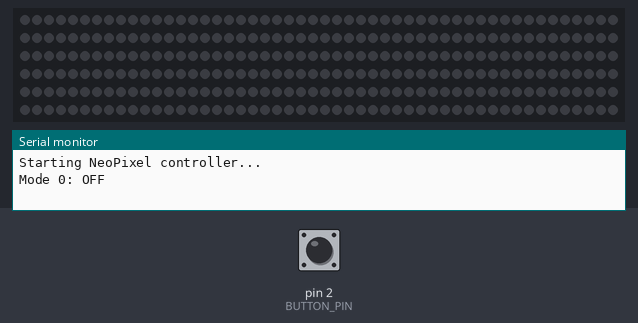
The sketch below on a simulated Arduino Uno, built with avr-gcc and run on an emulated ATmega328P. On the bench: 300 RGB LEDs in strip order, left to right, continuing on the next row, the last lines printed to the serial monitor. The test bench sets the inputs (shaded band); at power-on: pin 2 (BUTTON_PIN) HIGH. Dim RGB values are drawn brighter than linear; random numbers use the default seed unless the sketch sets one.

Above: at 1.2 s.
1.3 s: pin 2 (BUTTON_PIN) pulled LOW for 0.15 s
At 2.5 s:
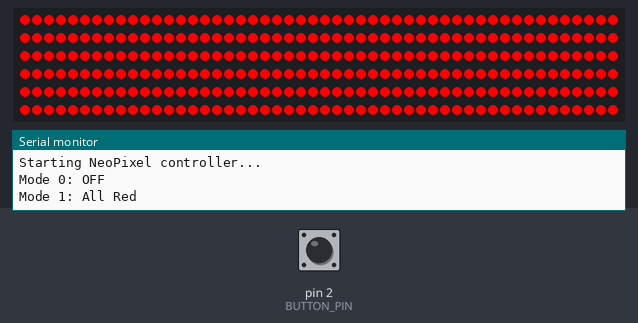
3.0 s: pin 2 (BUTTON_PIN) pulled LOW for 1 s
At 4.7 s:
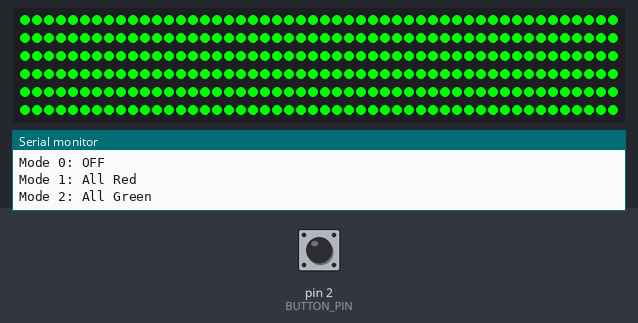
5.5 s: pin 2 (BUTTON_PIN) pulled LOW for 0.15 s
At 6.8 s:
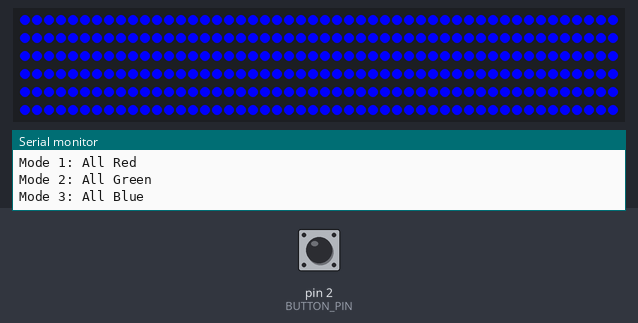
7.2 s: pin 2 (BUTTON_PIN) pulled LOW for 3.2 s
At 7.59 s:
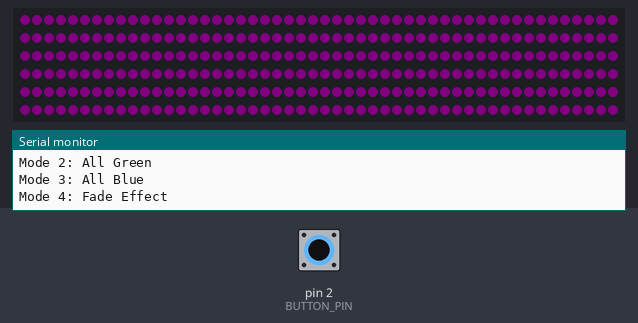
11.0 s: pin 2 (BUTTON_PIN) pulled LOW for 1 s
12.6 s: pin 2 (BUTTON_PIN) pulled LOW for 0.15 s
At 13.08 s:
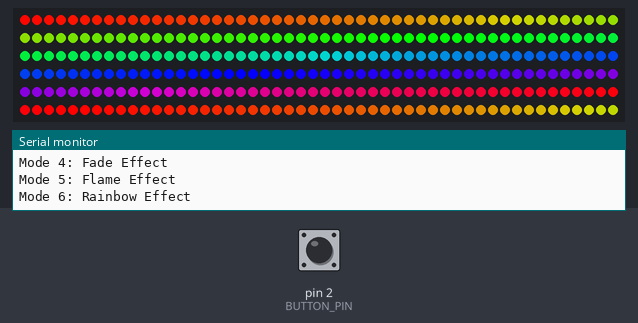
Timing chart, 0 to 14.3 s (numbered marks = the images above; inputs shaded):
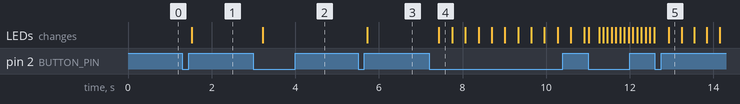

Measured:
- after the input at 1.3 s, the LEDs: change after 0.23 s (image 1)
- after the input at 3.0 s, the LEDs: change after 0.22 s (image 2)
- after the input at 5.5 s, the LEDs: change after 0.22 s (image 3)
- after the input at 7.2 s, the LEDs: change after 0.23 s (image 4)

The sketch:

ButtonActivatedLEDStrip.ino
```cpp
/*
This code will control a NeoPixel-style addressable LED strip by pressing a button to select preconfigured effects. Wire the strip as follow:

RED -> Arduino (or power) 5 Volts
GREEN -> Arduino Pin 6 (configurable below)
WHITE -> Arduino (or power) Ground

If your LED strip is longer than about 1 foot, you will need to power your LEDs using the power adapter. The Arduino is not powerful enough to power multiple LEDs.
NOTE THAT THE LEDs HAVE POLARITY AND MUST HAVE THEIR DATA CONNECTED TO THE MALE CABLE (or Din on the strip itself)

Find a virtual version of this project (and see wiring information) here: https://www.tinkercad.com/things/9MeaKMZq6zi-button-activated-led-strip
*/

#include <Adafruit_NeoPixel.h> // You will need to ensure that the Adafruit NeoPixel library is installed via the Arduino IDE

// ---------------- SETTINGS ----------------
#define PIN 6          // Arduino pin connected to the NeoPixel strip
#define NUMPIXELS 300  // Number of NeoPixels in the strip. Set to 300 for a full length
#define BUTTON_PIN 2   // Pin connected to the button. Wire other side of button to Arduino ground

// Create the NeoPixel strip object.
Adafruit_NeoPixel strip(NUMPIXELS, PIN, NEO_GRB + NEO_KHZ800);

// Variables for mode handling
int mode = 0;            // Current lighting mode (0–10)
const int maxMode = 10;  // Maximum mode number

// ---------------- SETUP ----------------
void setup() {
  pinMode(BUTTON_PIN, INPUT_PULLUP);  // Button uses internal pull-up resistor
  strip.begin();                      // Start the NeoPixel strip
  strip.show();                       // Turn all pixels off at startup
  Serial.begin(9600);                 // Start Serial Monitor for debug messages
  Serial.println("Starting NeoPixel controller...");
  printMode(mode);  // Show initial mode (OFF)
}

// ---------------- MAIN LOOP ----------------
void loop() {
  handleButton();  // Check if button was pressed and update mode
  runMode();       // Run the current mode effect
}

// ---------------- BUTTON HANDLING ----------------
void handleButton() {
  static bool buttonPressed = false;      // Keeps track of button state
  int reading = digitalRead(BUTTON_PIN);  // Read the state of the button on BUTTON_PIN

  // Button is pressed (LOW because of INPUT_PULLUP)
  if (reading == LOW && !buttonPressed) {
    buttonPressed = true;          // Remember the button is pressed
    mode++;                        // Go to the next mode
    if (mode > maxMode) mode = 0;  // Wrap around to 0 if past max
    printMode(mode);               // Print new mode to Serial Monitor
    delay(200);                    // Simple debounce: wait before next press
  }

  // Reset button state when released
  if (reading == HIGH) {
    buttonPressed = false;
  }
}

// ---------------- MODE SELECTION ----------------
void runMode() {
  switch (mode) {
    case 0:  // Mode 0 = OFF
      strip.clear();
      strip.show();
      break;
    case 1: fillColor(strip.Color(255, 0, 0)); break;             // Red
    case 2: fillColor(strip.Color(0, 255, 0)); break;             // Green
    case 3: fillColor(strip.Color(0, 0, 255)); break;             // Blue
    case 4: fadeEffect(); break;                                  // Fade
    case 5: flameEffect(); break;                                 // Flame
    case 6: rainbowEffect(); break;                               // Rainbow
    case 7: discoEffect(); break;                                 // Random Disco Colors
    case 8: fireworkEffect(); break;                              // Firework effect
    case 9: theaterChase(strip.Color(127, 127, 127), 50); break;  //Marquee lights
    case 10: colorWipe(); break;                                  //Fill strip with color
  }
}

// ---------------- PRINT MODE NAME ----------------
void printMode(int m) {
  Serial.print("Mode ");
  Serial.print(m);
  Serial.print(": ");
  switch (m) {
    case 0: Serial.println("OFF"); break;
    case 1: Serial.println("All Red"); break;
    case 2: Serial.println("All Green"); break;
    case 3: Serial.println("All Blue"); break;
    case 4: Serial.println("Fade Effect"); break;
    case 5: Serial.println("Flame Effect"); break;
    case 6: Serial.println("Rainbow Effect"); break;
    case 7: Serial.println("Disco Effect"); break;
    case 8: Serial.println("Firework Effect"); break;
    case 9: Serial.println("Theater Chase"); break;
    case 10: Serial.println("Color Wipe"); break;
  }
}

// ---------------- EFFECT FUNCTIONS ----------------

// Fill all pixels with the same color
void fillColor(uint32_t c) {
  for (int i = 0; i < NUMPIXELS; i++) {
    strip.setPixelColor(i, c);
  }
  strip.show();
}

// Fade effect (smoothly changes brightness up and down)
void fadeEffect() {
  static int brightness = 0;  // Current brightness (0–255)
  static int fadeAmount = 5;  // How much to change brightness each step

  brightness += fadeAmount;
  if (brightness <= 0 || brightness >= 255) fadeAmount = -fadeAmount;

  fillColor(strip.Color(brightness, 0, brightness));  // Purple fading in/out
  delay(20);
}

// Flame effect (random flickering orange)
void flameEffect() {
  for (int i = 0; i < NUMPIXELS; i++) {
    int flicker = random(160, 255);  // Random brightness for realism
    // More red, less green, no blue → looks orange
    strip.setPixelColor(i, strip.Color(flicker, (int)(flicker * 0.2), 0));
  }
  strip.show();
  delay(50);
}

// Rainbow effect (colors cycle smoothly across strip)
void rainbowEffect() {
  static uint16_t j = 0;
  for (int i = 0; i < strip.numPixels(); i++) {
    strip.setPixelColor(i, Wheel((i + j) & 255));
  }
  strip.show();
  j++;
  delay(20);
}

// Flashy random disco effect
void discoEffect() {
  for (int i = 0; i < NUMPIXELS; i++) {
    int r = random(0, 256);
    int g = random(0, 256);
    int b = random(0, 256);
    strip.setPixelColor(i, strip.Color(r, g, b));
  }
  strip.show();
  delay(50);  // speed of the disco effect
}

// Theater chase effect (moving dots like Marquee lights)
void theaterChase(uint32_t c, uint8_t wait) {
  static int q = 0;
  strip.clear();
  for (int i = 0; i < strip.numPixels(); i += 3) {
    strip.setPixelColor(i + q, c);
  }
  strip.show();
  q++;
  if (q >= 3) q = 0;
  delay(wait);
}

// Firework effect: bursts of color that fade out
void fireworkEffect() {
  static int step = 0;
  static int center = 0;
  static int r = 0, g = 0, b = 0;

  if (step == 0) {
    // Pick a random firework start
    center = random(0, NUMPIXELS);
    r = random(50, 256);
    g = random(50, 256);
    b = random(50, 256);
    step = 10;  // smaller step count = faster bursts
  }

  // Fade out previous pixels slightly (trail effect)
  for (int i = 0; i < NUMPIXELS; i++) {
    uint32_t c = strip.getPixelColor(i);
    int red = (c >> 16) & 0xFF;
    int green = (c >> 8) & 0xFF;
    int blue = c & 0xFF;
    strip.setPixelColor(i, strip.Color(red * 0.7, green * 0.7, blue * 0.7));
  }

  // Draw current "burst"
  int radius = (10 - step);
  for (int i = -radius; i <= radius; i++) {
    int pos = center + i;
    if (pos >= 0 && pos < NUMPIXELS) {
      int fade = max(0, 255 - abs(i) * 60);  // sharper falloff
      strip.setPixelColor(pos, strip.Color(r * fade / 255, g * fade / 255, b * fade / 255));
    }
  }

  strip.show();
  delay(40);  // refresh

  step--;

  // When finished, immediately start a new firework
  if (step <= 0) {
    step = 0;  // reset for new firework
  }
}

// Color wipe effect (lights up one by one, cycles through different colors)
void colorWipe() {
  static int i = 0;          // current pixel
  static int colorStep = 0;  // which color we're using

  // Define colors to cycle through
  int colors[5][3] = {
    { 255, 0, 0 },    // red
    { 0, 255, 0 },    // green
    { 0, 0, 255 },    // blue
    { 255, 255, 0 },  // yellow
    { 0, 255, 255 }   // cyan
  };

  // Set pixel to current color
  strip.setPixelColor(i, strip.Color(colors[colorStep][0], colors[colorStep][1], colors[colorStep][2]));
  strip.show();

  i++;  // move to next pixel
  if (i >= NUMPIXELS) {
    i = 0;        // reset pixel counter
    colorStep++;  // next color
  }

  delay(50);  // controls speed of wipe
}

// Helper function: converts a number (0–255) into a rainbow color
uint32_t Wheel(byte WheelPos) {
  WheelPos = 255 - WheelPos;
  if (WheelPos < 85) {
    return strip.Color(255 - WheelPos * 3, 0, WheelPos * 3);
  }
  if (WheelPos < 170) {
    WheelPos -= 85;
    return strip.Color(0, WheelPos * 3, 255 - WheelPos * 3);
  }
  WheelPos -= 170;
  return strip.Color(WheelPos * 3, 255 - WheelPos * 3, 0);
}
```
